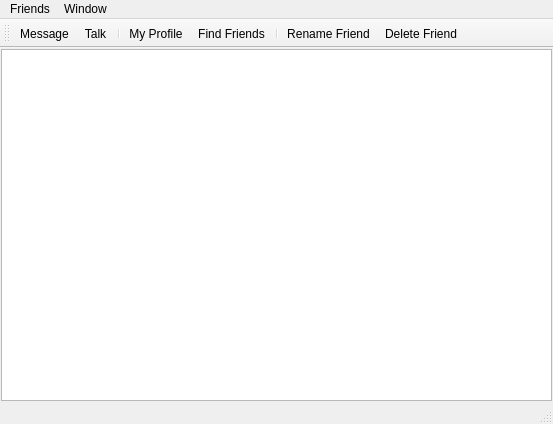
<?xml version="1.0" encoding="UTF-8"?>
<ui version="4.0">
 <class>MainWindow</class>
 <widget class="QMainWindow" name="MainWindow">
  <property name="geometry">
   <rect>
    <x>0</x>
    <y>0</y>
    <width>553</width>
    <height>424</height>
   </rect>
  </property>
  <property name="windowTitle">
   <string>MettaNode</string>
  </property>
  <widget class="QWidget" name="centralwidget">
   <layout class="QVBoxLayout" name="verticalLayout">
    <property name="spacing">
     <number>0</number>
    </property>
    <property name="leftMargin">
     <number>1</number>
    </property>
    <property name="topMargin">
     <number>1</number>
    </property>
    <property name="rightMargin">
     <number>1</number>
    </property>
    <property name="bottomMargin">
     <number>1</number>
    </property>
    <item>
     <widget class="QGraphicsView" name="peerview"/>
    </item>
   </layout>
  </widget>
  <widget class="QMenuBar" name="menubar">
   <property name="geometry">
    <rect>
     <x>0</x>
     <y>0</y>
     <width>553</width>
     <height>22</height>
    </rect>
   </property>
   <property name="autoFillBackground">
    <bool>false</bool>
   </property>
   <property name="defaultUp">
    <bool>false</bool>
   </property>
   <property name="nativeMenuBar">
    <bool>true</bool>
   </property>
   <widget class="QMenu" name="menuFriends">
    <property name="title">
     <string>Friends</string>
    </property>
    <addaction name="actionMessage"/>
    <addaction name="actionTalk"/>
    <addaction name="separator"/>
    <addaction name="actionFind_Friends"/>
    <addaction name="actionRename_Friends"/>
    <addaction name="actionDelete_Friend"/>
   </widget>
   <widget class="QMenu" name="menuWindow">
    <property name="title">
     <string>Window</string>
    </property>
    <addaction name="actionFriends"/>
    <addaction name="actionSearch"/>
    <addaction name="actionDownloads"/>
    <addaction name="actionSettings"/>
    <addaction name="actionProfile"/>
    <addaction name="separator"/>
    <addaction name="actionLog_Window"/>
    <addaction name="separator"/>
    <addaction name="actionOpen_synced_files"/>
   </widget>
   <addaction name="menuFriends"/>
   <addaction name="menuWindow"/>
  </widget>
  <widget class="QStatusBar" name="statusbar"/>
  <widget class="QToolBar" name="toolBar">
   <property name="windowTitle">
    <string>toolBar</string>
   </property>
   <attribute name="toolBarArea">
    <enum>TopToolBarArea</enum>
   </attribute>
   <attribute name="toolBarBreak">
    <bool>false</bool>
   </attribute>
   <addaction name="actionMessage"/>
   <addaction name="actionTalk"/>
   <addaction name="separator"/>
   <addaction name="actionProfile"/>
   <addaction name="actionFind_Friends"/>
   <addaction name="separator"/>
   <addaction name="actionRename_Friends"/>
   <addaction name="actionDelete_Friend"/>
  </widget>
  <action name="actionAbout">
   <property name="text">
    <string>About</string>
   </property>
  </action>
  <action name="actionMessage">
   <property name="text">
    <string>Message</string>
   </property>
   <property name="shortcut">
    <string>Ctrl+M</string>
   </property>
  </action>
  <action name="actionTalk">
   <property name="text">
    <string>Talk</string>
   </property>
   <property name="shortcut">
    <string>Ctrl+T</string>
   </property>
  </action>
  <action name="actionFind_Friends">
   <property name="text">
    <string>Find Friends</string>
   </property>
   <property name="shortcut">
    <string>Ctrl+F</string>
   </property>
  </action>
  <action name="actionRename_Friends">
   <property name="text">
    <string>Rename Friend</string>
   </property>
   <property name="shortcut">
    <string>Ctrl+R</string>
   </property>
  </action>
  <action name="actionDelete_Friend">
   <property name="text">
    <string>Delete Friend</string>
   </property>
  </action>
  <action name="actionFriends">
   <property name="text">
    <string>Friends</string>
   </property>
  </action>
  <action name="actionSearch">
   <property name="text">
    <string>Search</string>
   </property>
  </action>
  <action name="actionDownloads">
   <property name="text">
    <string>Download</string>
   </property>
  </action>
  <action name="actionSettings">
   <property name="text">
    <string>Settings</string>
   </property>
  </action>
  <action name="actionLog_Window">
   <property name="text">
    <string>Log Window</string>
   </property>
  </action>
  <action name="actionOpen_synced_files">
   <property name="text">
    <string>Open synced files</string>
   </property>
  </action>
  <action name="actionProfile">
   <property name="text">
    <string>My Profile</string>
   </property>
   <property name="shortcut">
    <string>Ctrl+P</string>
   </property>
  </action>
 </widget>
 <resources/>
 <connections/>
</ui>
